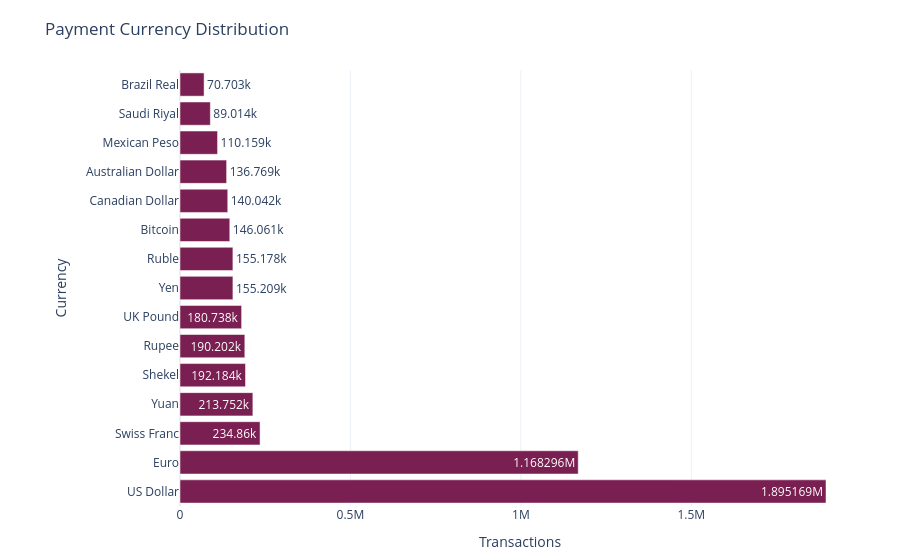

Write notebook code for a chart like this one.
### Markdown cell above
#### Plot of distribution of payment currency

### Code cell
currency = (
    transactions_eda["payment_currency"]
    .value_counts()
    .reset_index()
)

currency.columns = ["Currency","Transactions"]

fig = px.bar(
    currency,
    x="Transactions",
    y="Currency",
    orientation="h",
    text_auto=True,
    title="Payment Currency Distribution",
    color_discrete_sequence=["#791F51"]
)

fig.update_layout(template="plotly_white",margin=dict(l=180, r=40, t=70, b=50))

fig.show()

### Figure 1 — Plotly figure (JSON) as saved in the notebook; plotly's stock layout.template omitted (floating-point values rounded to 4 significant figures)
{"data": [{"hovertemplate": "Transactions=%{x}<br>Currency=%{y}<extra></extra>", "legendgroup": "", "marker": {"color": "#791F51", "pattern": {"shape": ""}}, "name": "", "orientation": "h", "showlegend": false, "textposition": "auto", "texttemplate": "%{x}", "type": "bar", "x": [1895169, 1168296, 234860, 213752, 192184, 190202, 180738, 155209, 155178, 146061, 140042, 136769, 110159, 89014, 70703], "xaxis": "x", "y": ["US Dollar", "Euro", "Swiss Franc", "Yuan", "Shekel", "Rupee", "UK Pound", "Yen", "Ruble", "Bitcoin", "Canadian Dollar", "Australian Dollar", "Mexican Peso", "Saudi Riyal", "Brazil Real"], "yaxis": "y"}], "layout": {"barmode": "relative", "legend": {"tracegroupgap": 0}, "margin": {"b": 50, "l": 180, "r": 40, "t": 70}, "title": {"text": "Payment Currency Distribution"}, "xaxis": {"anchor": "y", "domain": [0, 1], "title": {"text": "Transactions"}}, "yaxis": {"anchor": "x", "domain": [0, 1], "title": {"text": "Currency"}}}}
